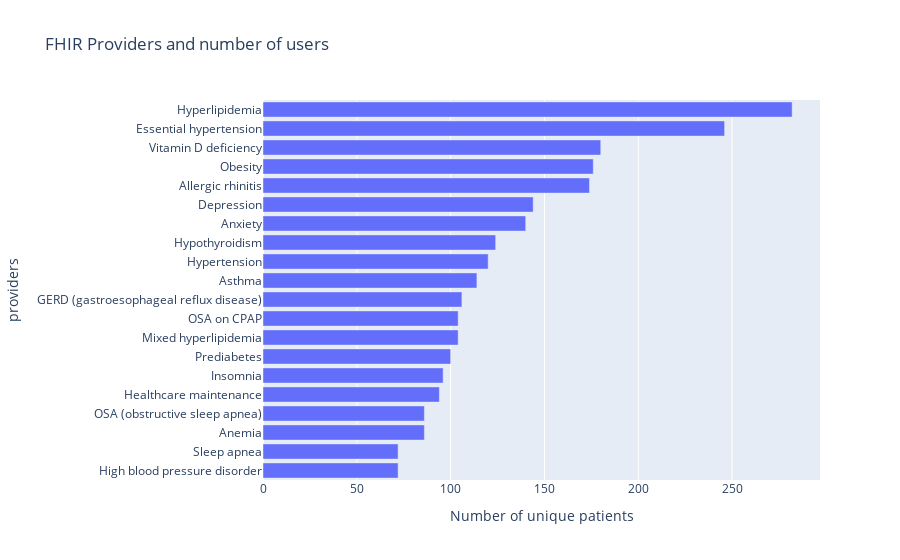

The code cell stored with this chart in its notebook:
### Code cell
df_conditions = condUtil.fhir_conditions
conditions_count = df_conditions['condition_text'].value_counts().reset_index(name="Counts").head(20)
fig = px.bar(conditions_count, x="Counts", y="index", orientation='h', title="FHIR Providers and number of users")
fig.update_yaxes(autorange="reversed", title="providers")
fig.update_xaxes(title="Number of unique patients")
fig.update_layout(showlegend=False)
fig.show()

### Figure 1 — Plotly figure (JSON) as saved in the notebook; plotly's stock layout.template omitted (floating-point values rounded to 4 significant figures)
{"data": [{"alignmentgroup": "True", "hovertemplate": "Counts=%{x}<br>index=%{y}<extra></extra>", "legendgroup": "", "marker": {"color": "#636efa", "pattern": {"shape": ""}}, "name": "", "offsetgroup": "", "orientation": "h", "showlegend": false, "textposition": "auto", "type": "bar", "x": [282, 246, 180, 176, 174, 144, 140, 124, 120, 114, 106, 104, 104, 100, 96, 94, 86, 86, 72, 72], "xaxis": "x", "y": ["Hyperlipidemia", "Essential hypertension", "Vitamin D deficiency", "Obesity", "Allergic rhinitis", "Depression", "Anxiety", "Hypothyroidism", "Hypertension", "Asthma", "GERD (gastroesophageal reflux disease)", "OSA on CPAP", "Mixed hyperlipidemia", "Prediabetes", "Insomnia", "Healthcare maintenance", "OSA (obstructive sleep apnea)", "Anemia", "Sleep apnea", "High blood pressure disorder"], "yaxis": "y"}], "layout": {"barmode": "relative", "legend": {"tracegroupgap": 0}, "showlegend": false, "title": {"text": "FHIR Providers and number of users"}, "xaxis": {"anchor": "y", "domain": [0, 1], "title": {"text": "Number of unique patients"}}, "yaxis": {"anchor": "x", "autorange": "reversed", "domain": [0, 1], "title": {"text": "providers"}}}}
